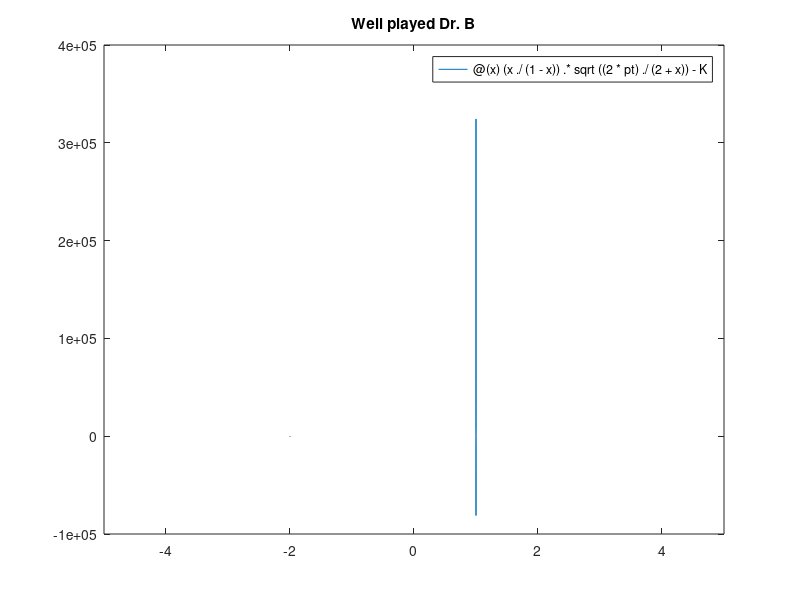

MATLAB code for this plot: (Note: this script raises an error after producing the figure.)
clc
clear
%--------------------------------------------------------------------------
pt = 3; % Initialized given value
K = 0.05; % Initialized given value
%--------------------------------------------------------------------------
f = @(x) (x./(1-x)).*sqrt((2*pt)./(2+x))-K; % Function
%--------------------------------------------------------------------------
fplot(f,[-5 5]) % First recognizing that this function does not
title('Well played Dr. B')
refline(0,0)
ylim([-5 5])
fzero(f,0) % Any function can be used so this is a fucntion
falsePosition(f,0.1,0.3) % Wanted to double check just in case.
%--------------------------------------------------------------------------
% Warning: Function behaves unexpectedly on array inputs. To improve
%  performance,
% properly vectorize your function to return an output with the same
%  size and
% shape as the input arguments.
% ans =
%  0.0282
% Undefined function 'falsePosition' for input arguments of type
%  'function_handle'.
% Error in MATLAB_Ungraded_HW10 (line 15)
% falsePosition(f,0.1,0.3) % Wanted to double check just in case.